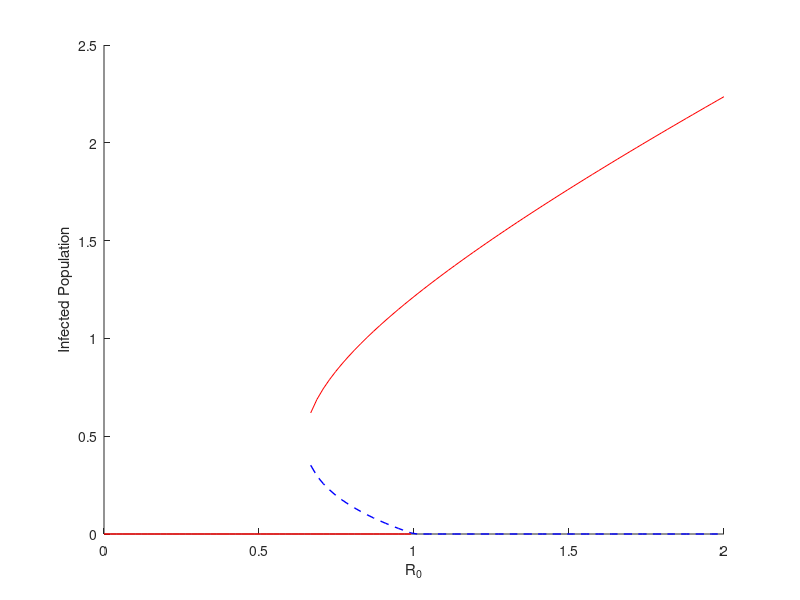

This chart was generated by the following MATLAB code:
%%%%%%%% Forward bifurcation parameters with Ro %%%%%%%%%%

   Pi=1.5;
   mu=0.01866;
   theta=0.854 ;
   rho1=0.805 ;
   eps= 0.3 ;
   gamma= 0.351 ;
   rho2= 0.219 ;
   m= 0.105; %0 .169795;
   delta=0.156 ;
   rho3=0.288;
   
  %mstar= (Lambda*alpha1)/(omega*mu);
  Q1= theta + rho1 + mu;
  Q2= mu + gamma + rho2;
  Q3= rho3+ mu;
  Q3= delta+ mu;
 % Ro= beta*c*gamma*(p*theta + (1-p)*Q2)*(1-mstar)./ Q1*Q2*Q3
  r=linspace(0,2,100);
  psy1=(eps*theta)/Q1;
  psy2=((1-eps)*theta + (gamma* psy1))/Q3;
  psy3=(rho1 + rho2*psy1 + rho3*psy2)/Q3;
  phi1= 1 + psy1 + psy2 + psy3 ;
  %phi2= beta*(1 + eta1*psy1 + eta2*psy2 + eta3*psy3) ;
  r_lst=linspace(0,2,100);
  mylist1=zeros(1,100);
  mylist2=zeros(1,100);
  ksi= Pi*Q1;
  %Ro= beta*c*gamma*(p*theta + (1-p)*Q2)*(1-mstar)./ Q1*Q2*Q3
  % B=omega*mu*Q1*Q2*Q3*(1-Ro);
  % root1=(-A1 + (A1^2 - 4*A2.*B).^(1/2)) ./ A2
  % root2=(-A1 - (A1^2 - 4*A2.*B).^(1/2)) ./ A2
for i=1:1:100
    r=r_lst(i);
       A2= Pi*Q1*(1-r);
       A1= Q1^2*(1-r) - Q1*phi1*(m*Pi + mu);
      Ao= m*Q1*phi1*(Q1 - mu*phi1);
    Rc=1 - (A1^2 ./(4*ksi.*Ao));
    mypoly=[Ao,A1,A2];
    sol=roots(mypoly);
    mylist1(i)=sol(1);
    mylist2(i)=sol(2);
    if mylist1(i)<0 || imag (mylist1(i))~=0
     mylist1(i)=0;
    end
    if mylist2(i)<0 || imag (mylist2(i))~=0
     mylist2(i)=0;
     
    end
end

Rc
mylist1;
mylist2;
k=1;
while mylist2(k)==0
    k=k+1;
end
ValD1=k;

m=ValD1;
while mylist2 (m)~=0
    m=m+1;
end
ValD2=m-1;
zer=zeros(1,ValD2);
s= linspace(0,1,100);
z= linspace(1,2,100);
y1=+ 0.2 + 0*s;
y2=+ 0.2 + 0*z;
% axis([0,2,0.2,3])
hold on
plot(r_lst(ValD1:end),mylist1(ValD1:end),'r',r_lst(ValD1:end),mylist2(ValD1:end),'b--','linewidth',1)
% plot(r_lst(ValD1:end),mylist1(ValD1:end),'r','linewidth',3)
plot(r_lst(1:ValD2),zer,'r','linewidth',1)
% plot(s, y1,'r','linewidth',2)
% plot(z, y2,'b--','linewidth',2)
xlabel('R_0')
ylabel('Infected Population')
 hold off
